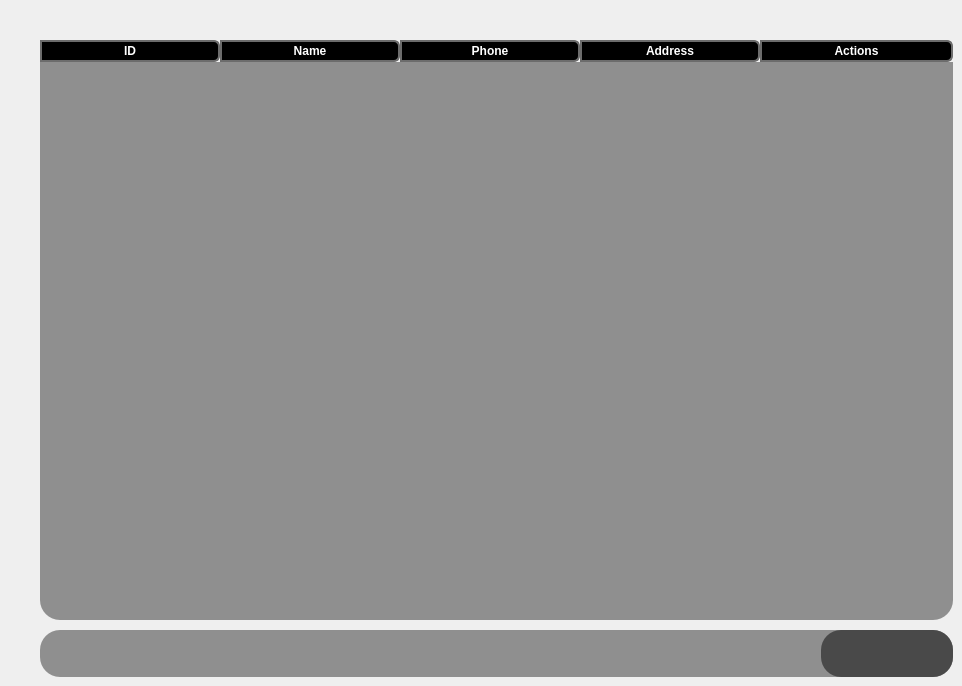
       <widget class="QWidget" name="Customer_Advanced">
        <attribute name="title">
         <string>Advanced</string>
        </attribute>
        <widget class="QTableWidget" name="CustomersTable_Advanced">
         <property name="geometry">
          <rect>
           <x>40</x>
           <y>40</y>
           <width>913</width>
           <height>580</height>
          </rect>
         </property>
         <property name="minimumSize">
          <size>
           <width>913</width>
           <height>580</height>
          </size>
         </property>
         <property name="maximumSize">
          <size>
           <width>913</width>
           <height>580</height>
          </size>
         </property>
         <property name="styleSheet">
          <string notr="true">QHeaderView::section{
	font: 75 13pt &quot;Acme&quot;;
	font-weight:bold;
	color: rgb(255, 255, 255);
	background-color: rgb(0, 0, 0);
	border: 2px solid #6c6c6c;
	border-top-right-radius: 6px;
	border-bottom-right-radius: 6px;
}
QHeaderView::section:checked
{
	color: rgb(0, 0, 0);
	background-color: rgb(199, 199, 199);
}
QTableWidget{
	color: rgb(0, 0, 0);
	font: 75 13pt &quot;Acme&quot;;
	background-color: rgb(143, 143, 143);
	alternate-background-color: rgb(176, 237, 251);
	border-style: outset;
    	border-radius: 20px;
}</string>
         </property>
         <property name="verticalScrollBarPolicy">
          <enum>Qt::ScrollBarAlwaysOff</enum>
         </property>
         <property name="horizontalScrollBarPolicy">
          <enum>Qt::ScrollBarAlwaysOff</enum>
         </property>
         <property name="editTriggers">
          <set>QAbstractItemView::NoEditTriggers</set>
         </property>
         <property name="tabKeyNavigation">
          <bool>true</bool>
         </property>
         <property name="sortingEnabled">
          <bool>false</bool>
         </property>
         <attribute name="horizontalHeaderCascadingSectionResizes">
          <bool>false</bool>
         </attribute>
         <attribute name="horizontalHeaderDefaultSectionSize">
          <number>180</number>
         </attribute>
         <attribute name="horizontalHeaderHighlightSections">
          <bool>true</bool>
         </attribute>
         <attribute name="horizontalHeaderStretchLastSection">
          <bool>true</bool>
         </attribute>
         <attribute name="verticalHeaderVisible">
          <bool>false</bool>
         </attribute>
         <attribute name="verticalHeaderHighlightSections">
          <bool>false</bool>
         </attribute>
         <column>
          <property name="text">
           <string>ID</string>
          </property>
          <property name="textAlignment">
           <set>AlignCenter</set>
          </property>
          <property name="icon">
           <iconset resource="resources.qrc">
            <normaloff>:/Icons/Customer_Whitre.png</normaloff>
            <normalon>:/Icons/Customer_Green.png</normalon>:/Icons/Customer_Whitre.png</iconset>
          </property>
         </column>
         <column>
          <property name="text">
           <string>Name</string>
          </property>
          <property name="textAlignment">
           <set>AlignCenter</set>
          </property>
          <property name="icon">
           <iconset resource="resources.qrc">
            <normaloff>:/Icons/Customer_Whitre.png</normaloff>
            <normalon>:/Icons/Customer_Green.png</normalon>:/Icons/Customer_Whitre.png</iconset>
          </property>
         </column>
         <column>
          <property name="text">
           <string>Phone</string>
          </property>
          <property name="textAlignment">
           <set>AlignCenter</set>
          </property>
          <property name="icon">
           <iconset resource="resources.qrc">
            <normaloff>:/Icons/Phone_White.png</normaloff>
            <normalon>:/Icons/Phone_Green.png</normalon>:/Icons/Phone_White.png</iconset>
          </property>
         </column>
         <column>
          <property name="text">
           <string>Address</string>
          </property>
          <property name="textAlignment">
           <set>AlignCenter</set>
          </property>
          <property name="icon">
           <iconset resource="resources.qrc">
            <normaloff>:/Icons/Address_White.png</normaloff>
            <normalon>:/Icons/Address_Green.png</normalon>:/Icons/Address_White.png</iconset>
          </property>
         </column>
         <column>
          <property name="text">
           <string>Actions</string>
          </property>
          <property name="textAlignment">
           <set>AlignCenter</set>
          </property>
          <property name="icon">
           <iconset resource="resources.qrc">
            <normaloff>:/Icons/Actions_White.png</normaloff>
            <normalon>:/Icons/Actions_Green.png</normalon>:/Icons/Actions_White.png</iconset>
          </property>
         </column>
        </widget>
        <widget class="QFrame" name="ToolsFrame_Advanced">
         <property name="geometry">
          <rect>
           <x>40</x>
           <y>630</y>
           <width>913</width>
           <height>47</height>
          </rect>
         </property>
         <property name="minimumSize">
          <size>
           <width>913</width>
           <height>47</height>
          </size>
         </property>
         <property name="maximumSize">
          <size>
           <width>913</width>
           <height>47</height>
          </size>
         </property>
         <property name="styleSheet">
          <string notr="true">QWidget{
	background-color: rgb(143, 143, 143);
	color: rgb(255, 255, 255);
	border-style: outset;
    	border-radius: 20px;
}</string>
         </property>
         <property name="frameShape">
          <enum>QFrame::StyledPanel</enum>
         </property>
         <property name="frameShadow">
          <enum>QFrame::Raised</enum>
         </property>
         <widget class="QFrame" name="Exporting_Frame">
          <property name="geometry">
           <rect>
            <x>781</x>
            <y>0</y>
            <width>132</width>
            <height>47</height>
           </rect>
          </property>
          <property name="minimumSize">
           <size>
            <width>0</width>
            <height>47</height>
           </size>
          </property>
          <property name="maximumSize">
           <size>
            <width>16777215</width>
            <height>47</height>
           </size>
          </property>
          <property name="styleSheet">
           <string notr="true">QWidget{
	background-color: rgb(73, 73, 73);
	color: rgb(255, 255, 255);
	border-style: outset;
    	border-radius: 20px;
}</string>
          </property>
          <property name="frameShape">
           <enum>QFrame::StyledPanel</enum>
          </property>
          <property name="frameShadow">
           <enum>QFrame::Raised</enum>
          </property>
          <widget class="QPushButton" name="Export_PDF_Customers">
           <property name="geometry">
            <rect>
             <x>71</x>
             <y>7</y>
             <width>43</width>
             <height>33</height>
            </rect>
           </property>
           <property name="minimumSize">
            <size>
             <width>43</width>
             <height>33</height>
            </size>
           </property>
           <property name="maximumSize">
            <size>
             <width>43</width>
             <height>33</height>
            </size>
           </property>
           <property name="font">
            <font>
             <family>Orbitron</family>
             <pointsize>9</pointsize>
             <weight>9</weight>
             <italic>false</italic>
             <bold>false</bold>
            </font>
           </property>
           <property name="cursor">
            <cursorShape>ArrowCursor</cursorShape>
           </property>
           <property name="styleSheet">
            <string notr="true">QPushButton {
	border: none;
	background-color:rgba(0, 0, 0, 0);
	image: url(:/Icons/PDF_White.png);
}
QPushButton:hover {
	border: none;
	background-color:rgba(0, 0, 0, 0);
	image:url(:/Icons/PDF_Mix.png);
}

QPushButton:pressed {
	border: none;
	background-color:rgba(0, 0, 0, 0);
	image:url(:/Icons/PDF_Green.png);
}</string>
           </property>
           <property name="text">
            <string/>
           </property>
           <property name="iconSize">
            <size>
             <width>20</width>
             <height>20</height>
            </size>
           </property>
           <property name="checkable">
            <bool>false</bool>
           </property>
           <property name="autoRepeat">
            <bool>false</bool>
           </property>
           <property name="autoExclusive">
            <bool>false</bool>
           </property>
           <property name="autoRepeatDelay">
            <number>50</number>
           </property>
           <property name="autoRepeatInterval">
            <number>10</number>
           </property>
          </widget>
          <widget class="QPushButton" name="Export_Exel_Customers">
           <property name="geometry">
            <rect>
             <x>18</x>
             <y>7</y>
             <width>43</width>
             <height>33</height>
            </rect>
           </property>
           <property name="minimumSize">
            <size>
             <width>43</width>
             <height>33</height>
            </size>
           </property>
           <property name="maximumSize">
            <size>
             <width>43</width>
             <height>33</height>
            </size>
           </property>
           <property name="font">
            <font>
             <family>Orbitron</family>
             <pointsize>9</pointsize>
             <weight>9</weight>
             <italic>false</italic>
             <bold>false</bold>
            </font>
           </property>
           <property name="cursor">
            <cursorShape>ArrowCursor</cursorShape>
           </property>
           <property name="styleSheet">
            <string notr="true">QPushButton {
	border: none;
	background-color:rgba(0, 0, 0, 0);
	image: url(:/Icons/Exel_White.png);
}
QPushButton:hover {
	border: none;
	background-color:rgba(0, 0, 0, 0);
	image: url(:/Icons/Exel_Mix.png);
}

QPushButton:pressed {
	border: none;
	background-color:rgba(0, 0, 0, 0);
	image:url(:/Icons/Exel_Green.png);
}</string>
           </property>
           <property name="text">
            <string/>
           </property>
           <property name="iconSize">
            <size>
             <width>20</width>
             <height>20</height>
            </size>
           </property>
           <property name="checkable">
            <bool>false</bool>
           </property>
           <property name="autoRepeat">
            <bool>false</bool>
           </property>
           <property name="autoExclusive">
            <bool>false</bool>
           </property>
           <property name="autoRepeatDelay">
            <number>50</number>
           </property>
           <property name="autoRepeatInterval">
            <number>10</number>
           </property>
          </widget>
         </widget>
         <widget class="QLabel" name="Exportation_CustomerAdvanced_Info">
          <property name="geometry">
           <rect>
            <x>20</x>
            <y>3</y>
            <width>750</width>
            <height>41</height>
           </rect>
          </property>
          <property name="styleSheet">
           <string notr="true">QLabel {border: none;
background-color: rgba(0, 0, 0, 0);
color: rgbrgb(0, 174, 255);
font: 75 12pt &quot;Acme&quot;;
}</string>
          </property>
          <property name="text">
           <string/>
          </property>
          <property name="alignment">
           <set>Qt::AlignCenter</set>
          </property>
          <property name="wordWrap">
           <bool>true</bool>
          </property>
         </widget>
        </widget>
       </widget>
